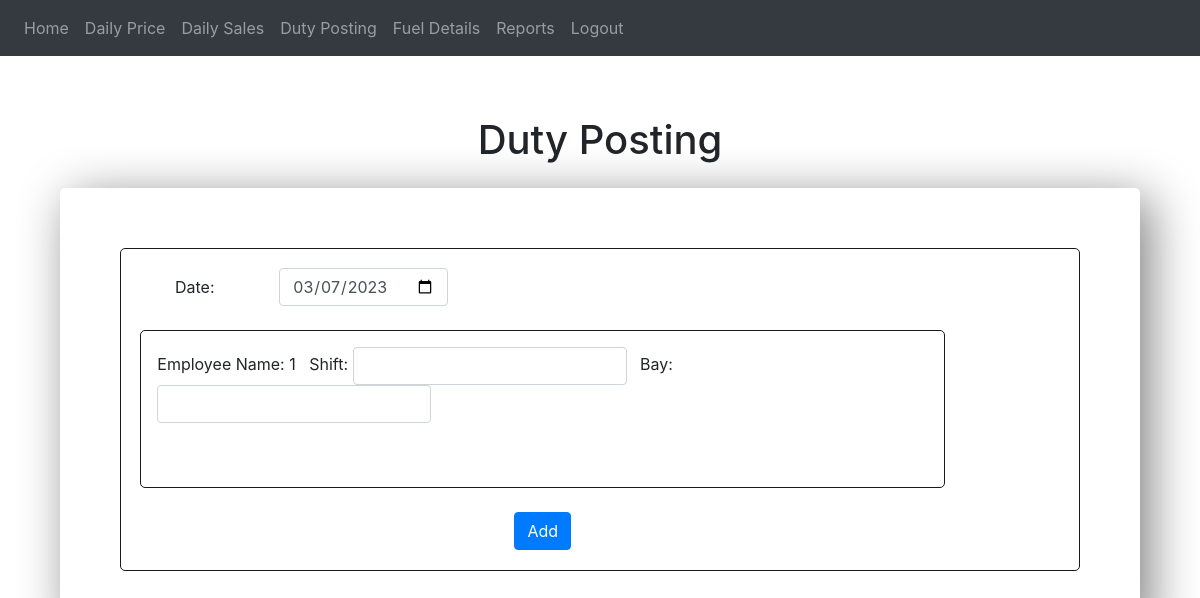
Page /dutyposting (signed in) on the earlier database version.
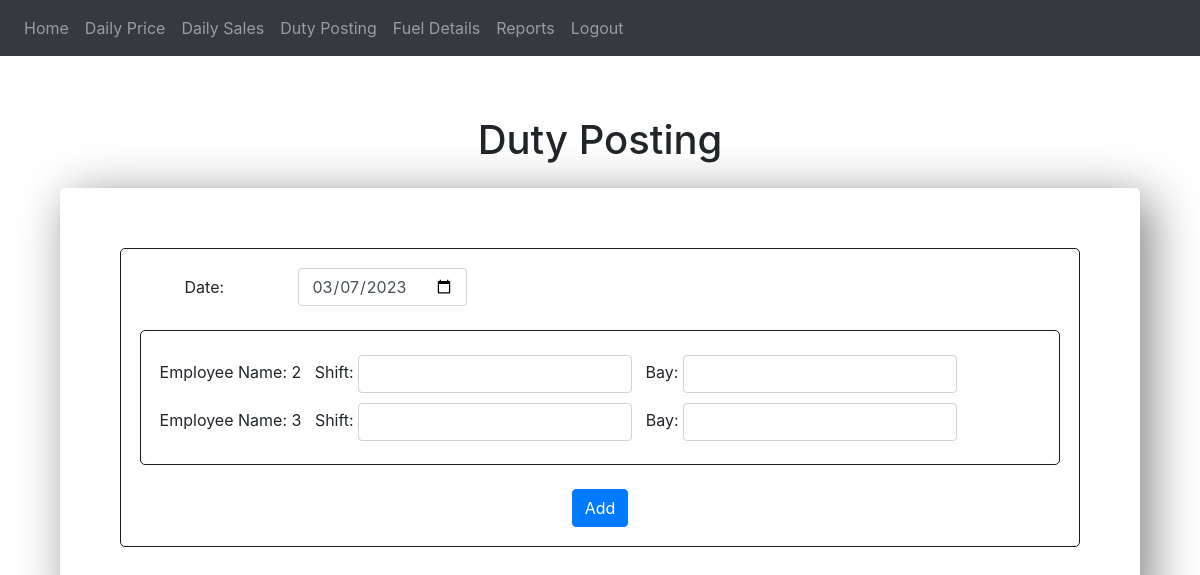
Same page on the later database version.
### website/models.py (models this page shows)
class employee(db.Model):
    emp_id = db.Column(db.Integer, primary_key = True)
    name = db.Column(db.String(150))
    dob = db.Column(db.Date)
    address = db.Column(db.String(150))
    phone = db.Column(db.String(150))
    emp_id_sales = db.relationship('sales')
    emp_id_duty = db.relationship('duty_posting')
    excess_short = db.Column(db.Float)
    advance = db.Column(db.Integer)

### website/views.py (the view, shortened to what this page needs)
@views.route('/dutyposting', methods=['GET','POST'])
@login_required
def dutyposting():
    date = request.form.get("date")
    format_str = '%Y-%m-%d'
    if not date:
        date = datetime.datetime.now()
    else:
        date = datetime.datetime.strptime(date, format_str)
    date1 = date.strftime(format_str)
    dutyposting = duty_posting.query.filter_by(date=date1).all()
    employees = employee.query.all()
    print(employees)
    print(dutyposting)
    return render_template("dutyposting.html", user=current_user, employees = employees, dutyposting=dutyposting, date=datetime.datetime.now().strftime('%Y-%m-%d'))

### website/templates/dutyposting.html (shortened to what this page needs)
{% extends 'base.html' %}
{% block content %}
<h1 align="center" style="margin-top: 5%;">Duty Posting</h1>
<div
      style="margin: 5%; margin-top: 2%; border: black 2px; padding: 5%; border-radius: 5px; box-shadow: 10px 10px 50px grey">
      <div style="border: solid rgb(27, 26, 26) 1px; border-radius: 5px; padding: 2%;" class="form-inline">
      <form method="POST">
            <div class="form-group row">
                  <label for="date" class="col-sm-2 col-form-label">Date:</label>
                  <div class="col-sm-10">
                        <input type="date" class="form-control col-sm-10" id="date" name="date" value="{{date}}">
                  </div>
            </div>
            <br>
            <div style="border: solid rgb(27, 26, 26) 1px; border-radius: 5px; padding: 2%;" class="form-inline">
                  {% for employee in employees %}
            <div>
                  Employee Name:&nbsp;{{employee.name}}&nbsp;&nbsp;
                  Shift:&nbsp;<input type="text" class="form-control" id="shift{{employee.emp_id}}" name="shift{{employee.emp_id}}">&nbsp;&nbsp;
                  Bay:&nbsp;<input type="text" class="form-control" id="bay{{employee.emp_id}}" name="bay{{employee.emp_id}}">&nbsp;&nbsp;
                  </div>
                  <br><br>
                  {% endfor %}
            </div>
            <br>
            <div align="center">
                  <button type="submit" class="btn btn-primary">Add</button>
            </div>
      </form>
</div>
</div>
{% endblock %}

Differences in the rows shown:
removed employee: name "1"
added employee: name "2"
added employee: name "3"
